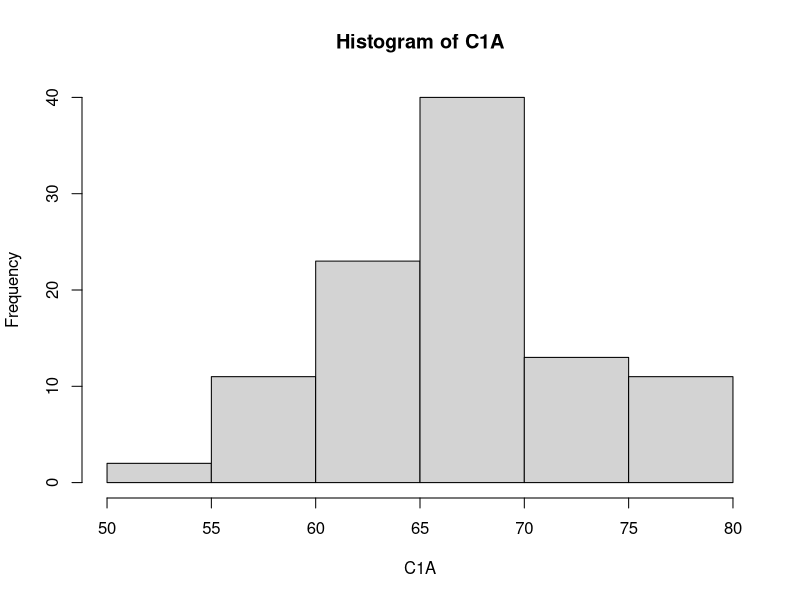
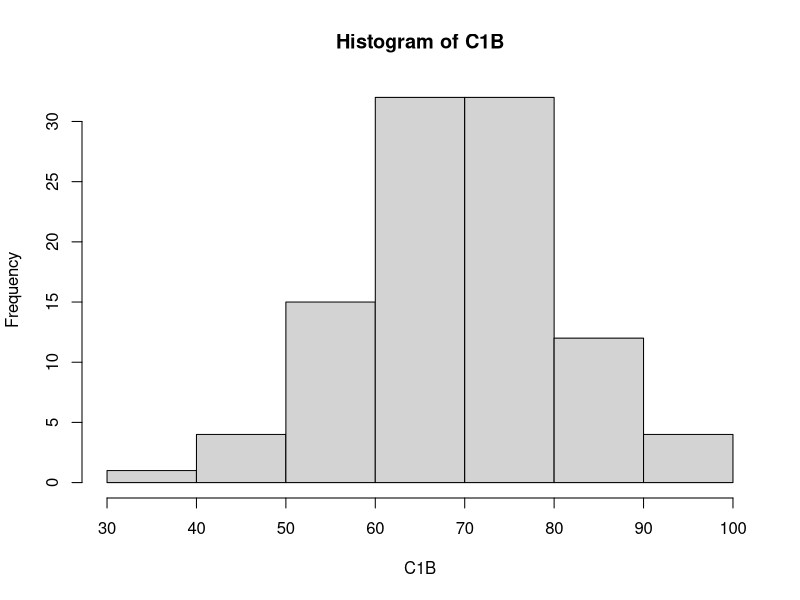
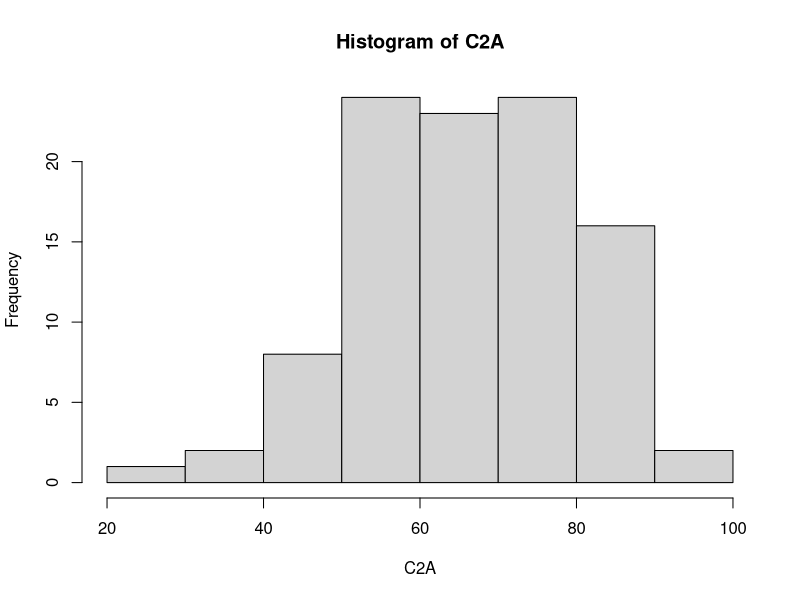

Reproduce these figures in R, in order.
#script to create truncated normal distributions for reliability task
library(truncnorm)
library(psych)

set.seed(333)
C1A <- as.integer(rtruncnorm(100, a=0, b=100, mean = 68, sd = 6))
C1B <- as.integer(rtruncnorm(100, a=0, b=100, mean = 68, sd = 12))
C2A <- as.integer(rtruncnorm(100, a=0, b=100, mean = 68, sd = 16))

#hist
hist(C1A)
hist(C1B)
hist(C2A)

#descriptives
describe(C1A)
describe(C1B)
describe(C2A)

write.csv(C1A, "C1A_(M=67.30,SD=5.75).csv")
write.csv(C1B, "C1B_(M=68.06,SD=11.2).csv")
write.csv(C2A, "C2A_(M=67.05,SD=16.66).csv")
